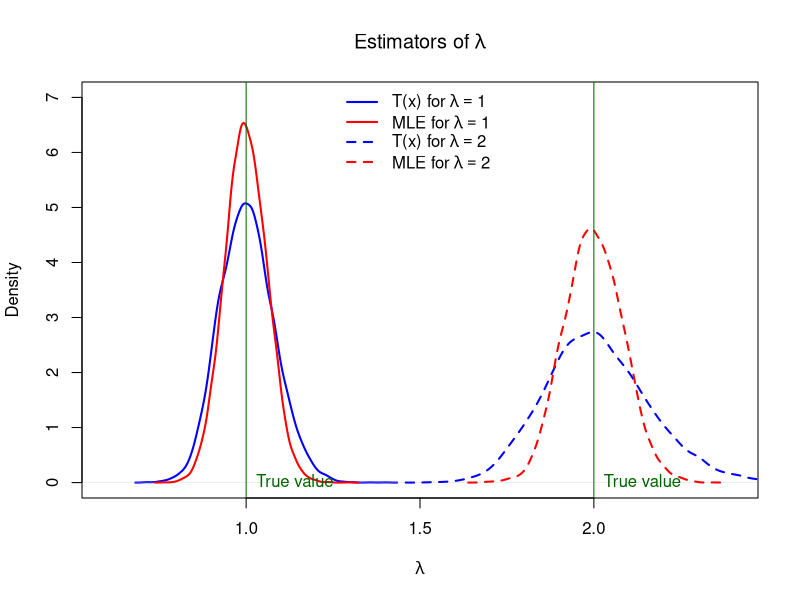
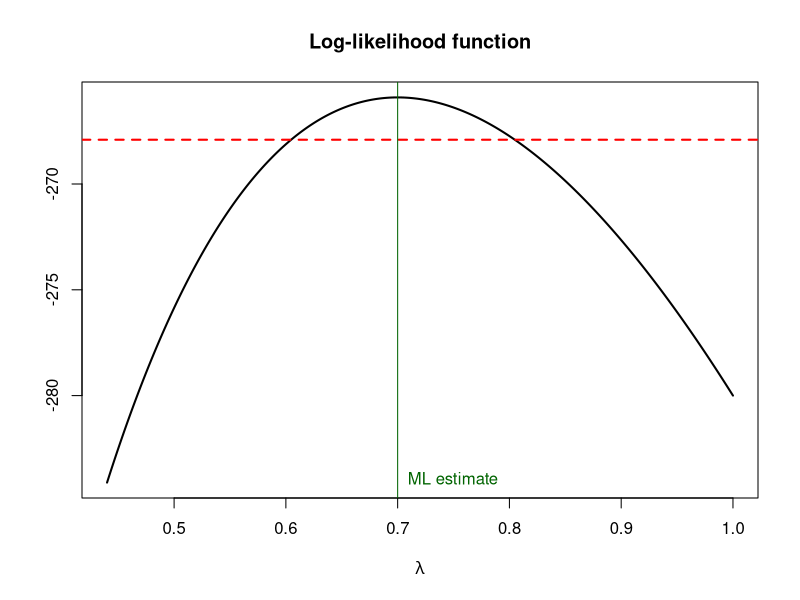

Write R code to recreate these figures, in order.
## ---- chunk 1
x <- c(144,91,32,11,2,0)
xobs <- rep(0:5, x)
## ---- chunk 2
N <- 10000
# T(X) estimates
samples1 <- sapply(1:N, function(i) -log(mean(rpois(280, lambda=1)==0)))
samples2 <- sapply(1:N, function(i) -log(mean(rpois(280, lambda=2)==0)))
# Maximum likelihood estimates
samples1.mle <- sapply(1:N, function(i) mean(rpois(280, lambda=1)))
samples2.mle <- sapply(1:N, function(i) mean(rpois(280, lambda=2)))
plot(density(samples1), main=expression("Estimators of"~lambda), col='blue', 
     xlab=expression(lambda), lty=1, lwd=2, xlim=c(0.6,2.4), ylim=c(0,7))
lines(density(samples2), lty=2, col='blue', lwd=2)
lines(density(samples1.mle), lty=1, col='red', lwd=2)
lines(density(samples2.mle), lty=2, col='red', lwd=2)
abline(v=1, col='darkgreen')
abline(v=2, col='darkgreen')
text(x=1, y=0, label="True value", pos=4, col='darkgreen')
text(x=2, y=0, label="True value", pos=4, col='darkgreen')
legend('top', legend=c(expression("T(x) for"~lambda==1), 
                       expression('MLE for'~lambda==1), 
                       expression("T(x) for"~lambda==2), 
                       expression('MLE for'~lambda==2)),
       lty=c(1,1,2,2), lwd=rep(2,4), col=c('blue', 'red', 'blue', 'red'), pch=NA, bty='n')
## ---- chunk 3
# Write a function ell which computes the log-likelihood
ell <- function(lambda){
   stopifnot(all(lambda>0))
   -length(xobs)*lambda + sum(xobs)*log(lambda)}
## ---- chunk 4
ell.optim <- optim(par=0.1, fn=ell, control=list(fnscale=-1), method="L-BFGS-B")
ell.optim
## ---- chunk 5
lambda.opt <- ell.optim$par
Ihat <- 1/lambda.opt
n <- length(xobs)
L.opt <- lambda.opt - qnorm(1-0.025)/sqrt(n*Ihat)
U.opt <- lambda.opt + qnorm(1-0.025)/sqrt(n*Ihat)
round(c(L=L.opt, U=U.opt), 3)
## ---- chunk 6
lambda.mle <- 0.70
lambdas <- seq(from=0.44, to=1.0, length=10001)
# Plot the log-likelihood function
plot(lambdas, ell(lambdas), type='l', lwd=2, main='Log-likelihood function', 
     xlab=expression(lambda), ylab="")
# Locate the 95% CI
abline(h=ell(lambda.mle)-2, lty=2, lwd=2, col='red')
# Plot the ML estimate
abline(v=lambda.mle, col='darkgreen')
text(x=0.7, y=-284, label="ML estimate", pos=4, col='darkgreen')
